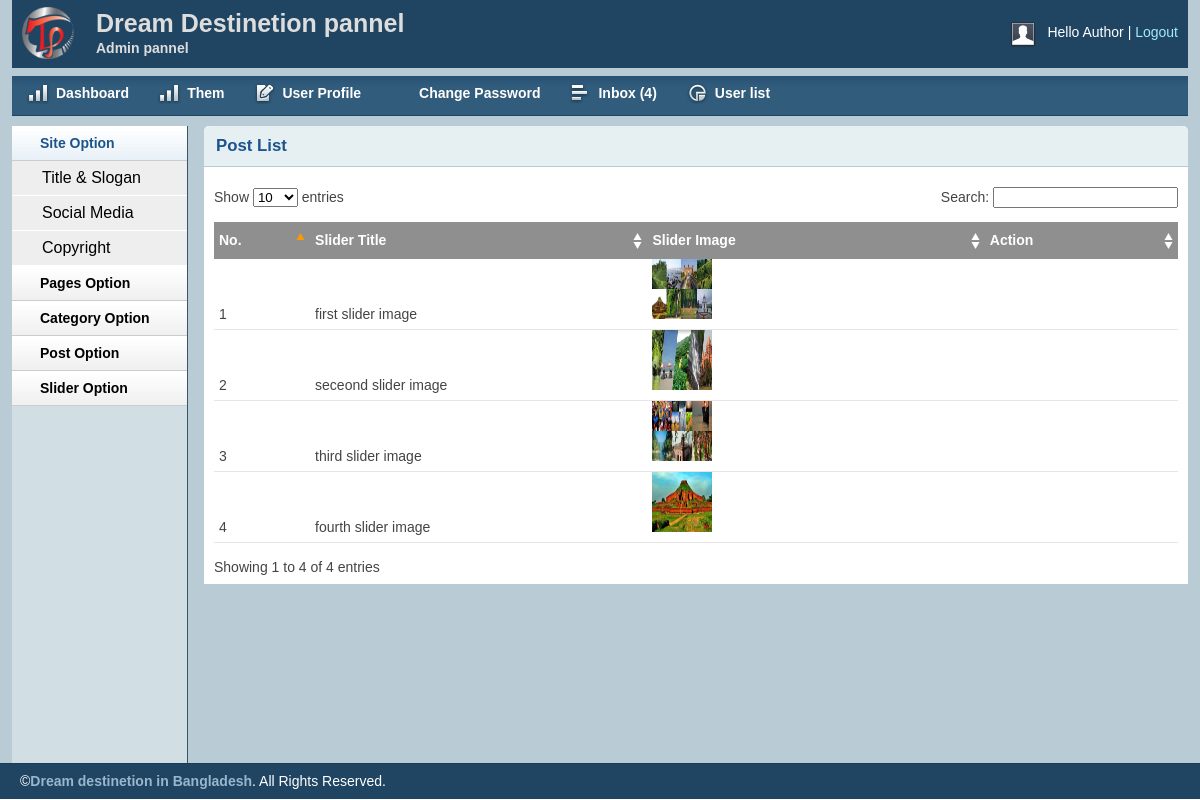
The app's page /admin/sliderlist.php (signed in) with its own data.
### tables this page shows
CREATE TABLE `tbl_slider` (
  `id` int(11) NOT NULL,
  `title` varchar(255) NOT NULL,
  `image` varchar(255) NOT NULL
);

CREATE TABLE `tbl_footer` (
  `id` int(11) NOT NULL,
  `note` varchar(215) NOT NULL
);

### lib/Database.php (called while the page is built, shortened)
<?php
Class Database{
	public $host   = DB_HOST;
	public $user   = DB_USER;
	public $pass   = DB_PASS;
	public $dbname = DB_NAME;
	public $link;
	private function connectDB(){
	$this->link = new mysqli($this->host, $this->user, $this->pass, $this->dbname);
 }
	public function select($query){
		$result = $this->link->query($query) or die($this->link->error.__LINE__);
		if($result->num_rows > 0){
			return $result;
		} else {
			return false;
		}
	}
}

### admin/sliderlist.php (the view, shortened to what this page needs)
<?php include "inc/header.php";?>
<?php include "inc/sidebar.php";?>
        <div class="grid_10">
            <div class="box round first grid">
                <h2>Post List</h2>
                <div class="block">
                    <table class="data display datatable" id="example">
					<thead>
						<tr>
							<th width="10%">No.</th>
							<th width="35%">Slider Title</th>
							<th width="35%">Slider Image</th>
							<th width="20%">Action</th>
						</tr>
					</thead>
					<tbody>
							<?php
						$query = "SELECT * FROM tbl_slider";
						$slider = $db->select($query);
						if ($slider) {
							$i=0;
							while ($result = $slider->fetch_assoc()) {
								$i++;
						?>
						<tr class="odd gradeX">
							<td><?php echo $i; ?></td>
							<td><?php echo $result['title'];?></td>
							<td><img src="<?php echo $result['image'];?>" height="60px" width="60px"/></td>
							<td>
								</td>
						</tr>
						<?php
						}
						}
						?>
					</tbody>
				</table>
               </div>
            </div>
             </div>
 <?php include "inc/footer.php";?>

### admin/inc/footer.php (shortened to what this page needs)
    </div>
    <?php
    $query= "SELECT *FROM tbl_footer ";
    $copy = $db->select($query);
    if ($copy) {
    	while ($result = $copy->fetch_assoc()) {
    ?>
    <div id="site_info">
        <p>
         &copy;<a href="http://trainingwithliveproject.com"><?php echo $result['note'];?></a>. All Rights Reserved.
        </p>
    </div>
    <?php
     	}
    }
    ?>
</body>
</html>

### admin/css/layout.css (style rules this page uses)
body { background: #fff none repeat scroll 0 0; color: #444; font-size: 14px; padding: 0; }
a { color: #000; font-weight:bold; text-decoration: none; }
h1, h2, h3, h4, h5, h6 { line-height:1.2em; margin-bottom:.3em; }
h2 { margin-top:1em; }
.box { background:#fff; margin-bottom:20px; padding:10px 10px 10px 10px; margin-left:-8px; }
.box.grid { padding-bottom:40px; }
.box.round { -moz-border-radius: 5px 5px 0px 0px; -webkit-border-radius: 5px 5px 0px 0px; border-radius: 5px 5px 0px 0px; }
.box h2 { font-size:1.2em; font-weight:bold; color:#1B548D; background:#E6F0F3; margin:-10px -10px 0 -10px; padding:10px 12px; border-bottom:1px solid #B3CBD6; -moz-border-radius: 5px 5px 0px 0px; -webkit-border-radius: 5px 5px 0px 0px; border-radius: 5px 5px 0px 0px; }
.box.first { min-height: 406px; }
.block { padding-top:20px; }
p { margin-bottom:1em; }
#site_info { color:#fff; background:#204562; border-top:1px solid #1d3b53; padding-left:20px; }
#site_info p { line-height:35px; margin-bottom:0px; }
#site_info a { color:#9ab6cc; }
.block { padding-bottom:1px; }
table.display { margin: 0 auto; clear: both; width: 100%; }
.sorting_asc { background: #8f8f8f url(../img/table/sort_asc.png) no-repeat center right; padding:8px 5px; text-align:left; color:#fff; }
.sorting { background:#8f8f8f url(../img/table/sort_both.png) no-repeat center right; padding:8px 5px; text-align:left; color:#fff; }
tr.odd { height: 30px; line-height: 30px; border-bottom:1px solid #e6e6e6; }
tr.even { height: 30px; line-height: 30px; border-bottom:1px solid #e6e6e6; }
tr.odd td, tr.even td { padding-left:5px; }

### records on screen
tbl_slider: title "first slider image", image (picture)
tbl_slider: title "seceond slider image", image (picture)
tbl_slider: title "third slider image", image (picture)
tbl_slider: title "fourth slider image", image (picture)
tbl_footer: note "Dream destinetion in Bangladesh"

### other values on screen
session::get('username') "Author"
$count "4"
